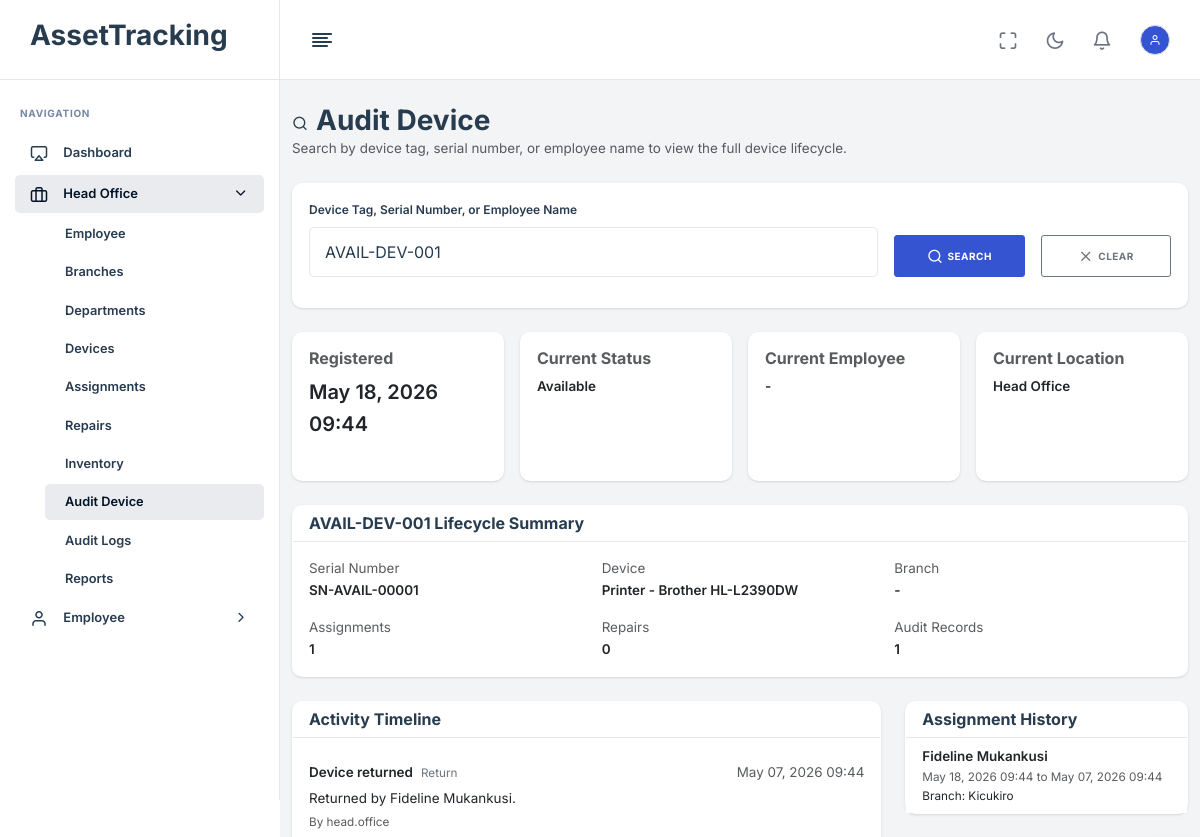
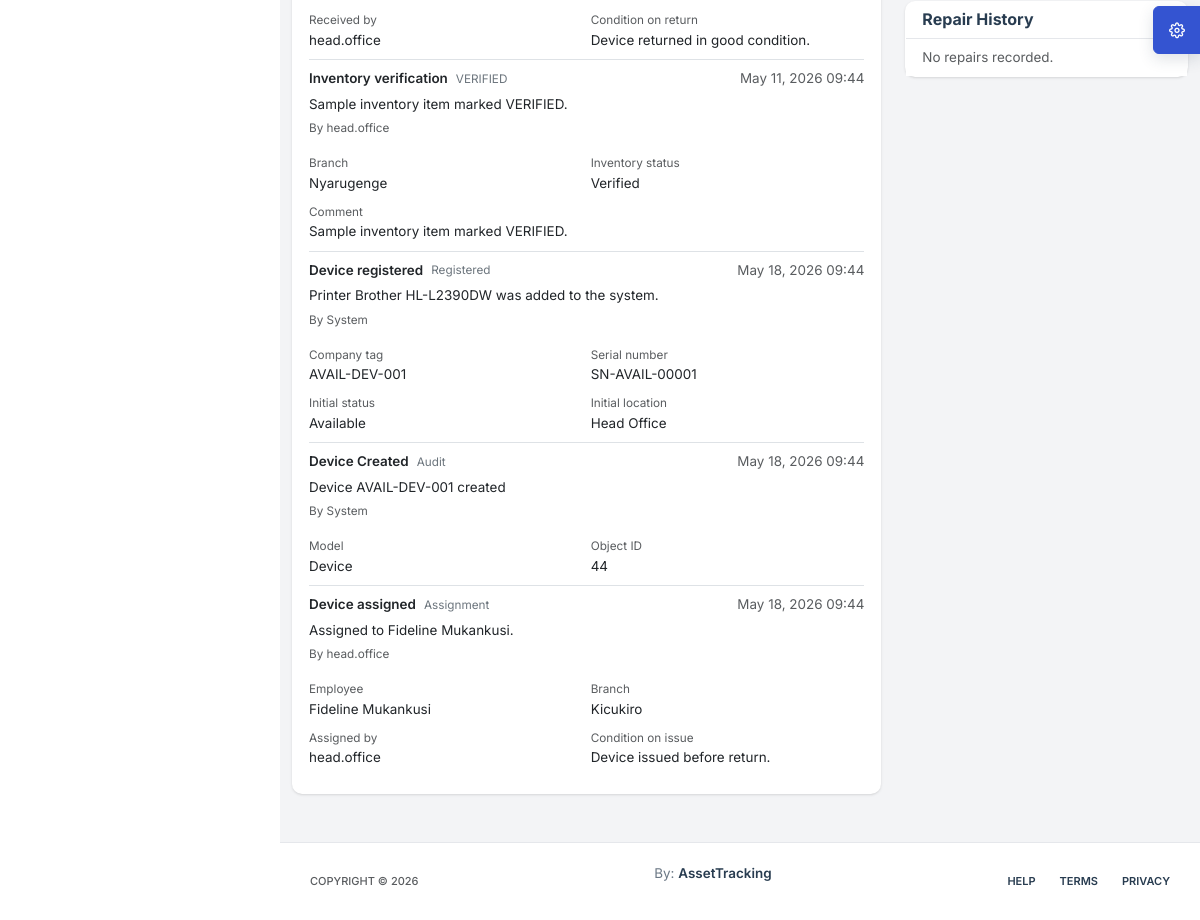
Page /head-office/audit-device/?q=AVAIL-DEV-001&device=44 (signed in) on the earlier database version (2 pictures, top to bottom).
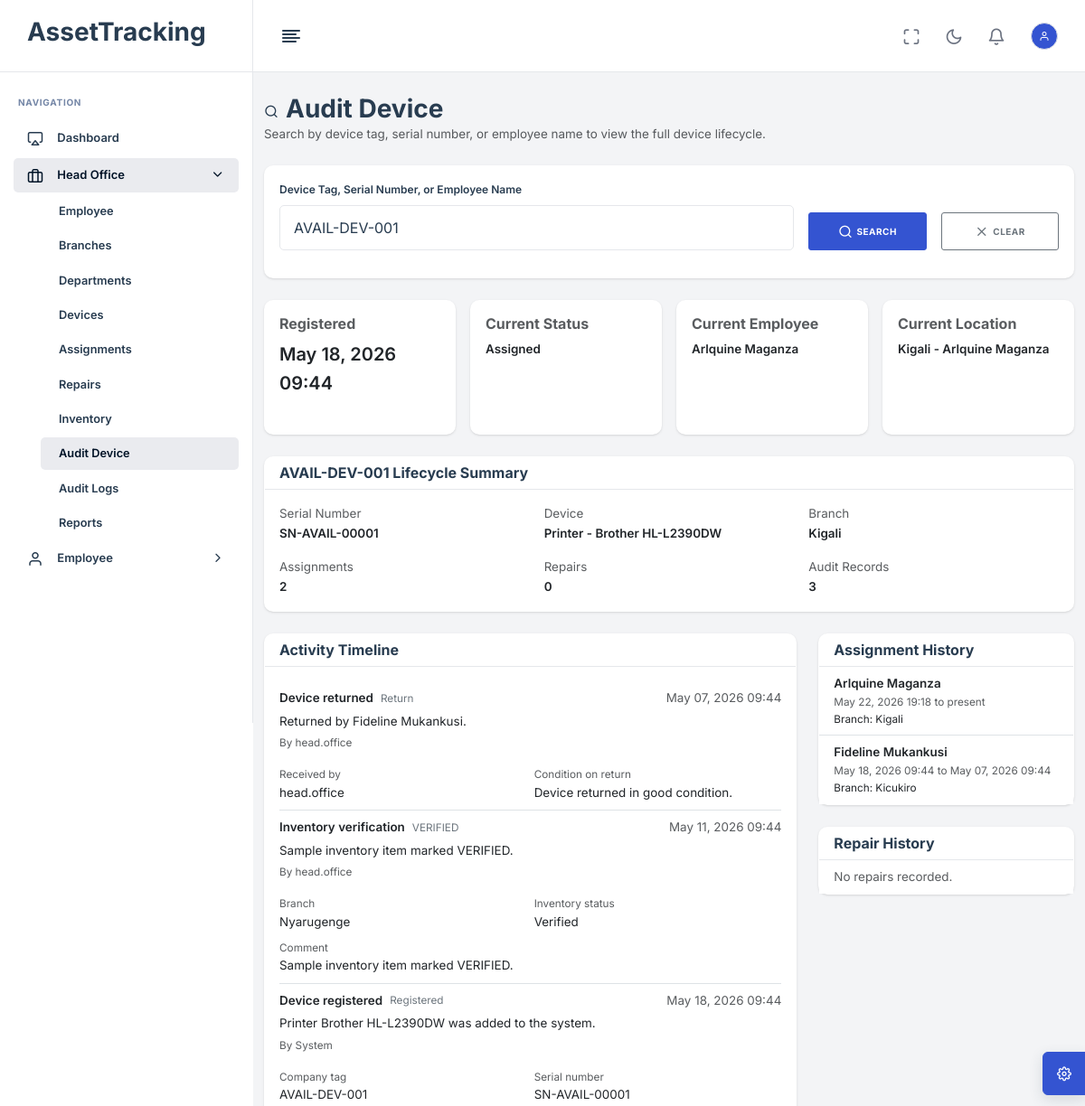
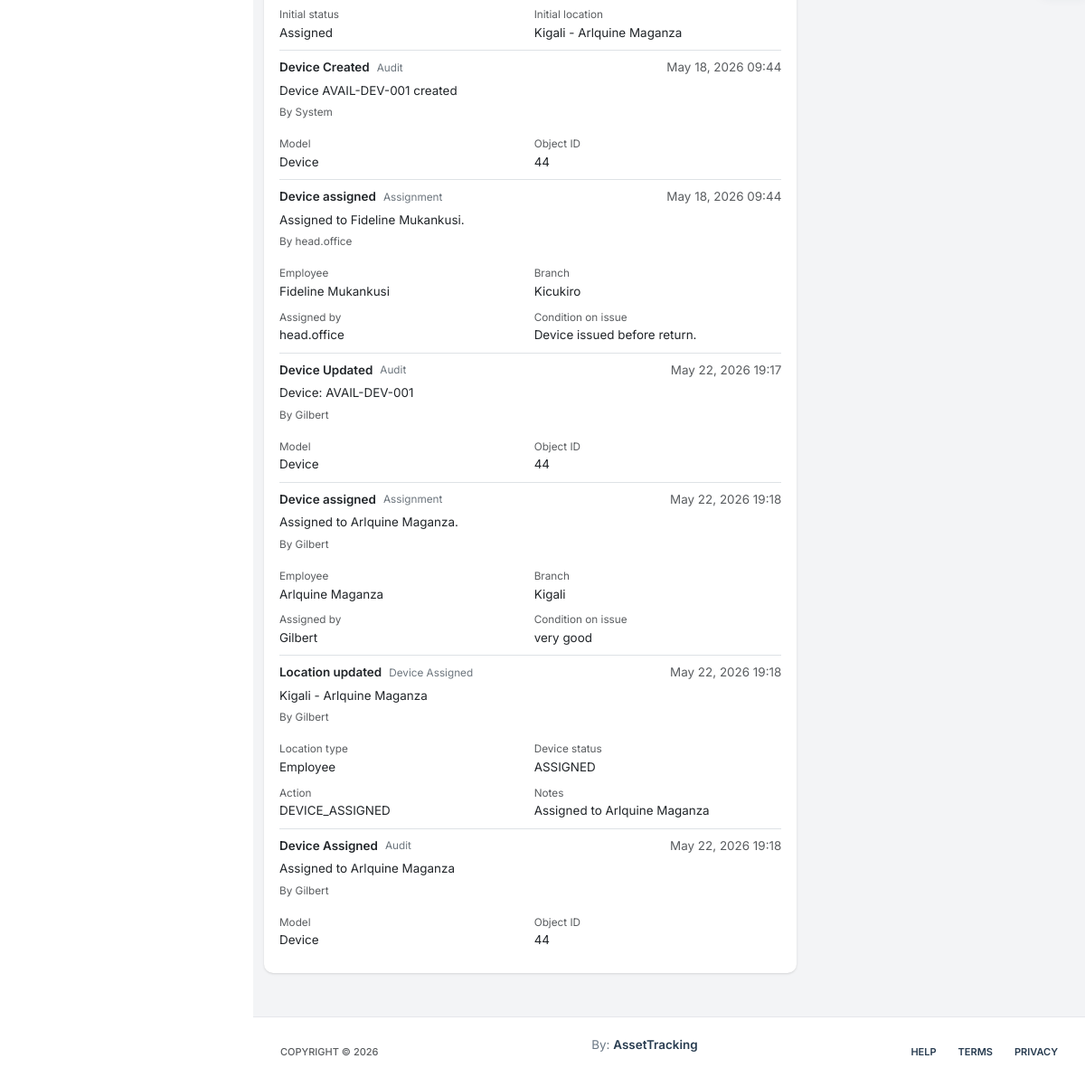
Same page on the later database version (2 pictures, top to bottom).
### App/models.py (models this page shows, shortened)
class SoftDeleteModel(models.Model):
    is_deleted = models.BooleanField(default=False)
    deleted_at = models.DateTimeField(null=True, blank=True)
    deleted_by = models.ForeignKey(
        settings.AUTH_USER_MODEL,
        null=True,
        blank=True,
        on_delete=models.SET_NULL,
        related_name="%(class)s_deleted_records",
    )
    deletion_reason = models.TextField(blank=True)
    class Meta:
        abstract = True

class Device(SoftDeleteModel):
    STATUS_CHOICES = [
        ('AVAILABLE', 'Available'),
        ('ASSIGNED', 'Assigned'),
        ('PENDING_RETURN', 'Pending Return'),
        ('IN_REPAIR', 'In Repair'),
        ('COMPLETED', 'Completed'),
        ('REPAIRED', 'Repaired'),
        ('MISSING', 'Missing'),
        ('RETIRED', 'Retired'),
        ('DECOMMISSIONED', 'Decommissioned'),
    ]
    LOCATION_CHOICES = [
        ('HEAD_OFFICE', 'Head Office'),
        ('BRANCH', 'Branch'),
        ('EMPLOYEE', 'Employee'),
        ('TECHNICIAN', 'Head Office / Technician'),
    ]
    device_type = models.CharField(max_length=50)
    brand = models.CharField(max_length=100)
    model = models.CharField(max_length=100)
    serial_number = models.CharField(max_length=100, unique=True)
    company_tag = models.CharField(max_length=100, unique=True)  # QR / Barcode
    purchase_date = models.DateField(null=True, blank=True)
    warranty_expiry = models.DateField(null=True, blank=True)
    status = models.CharField(max_length=20, choices=STATUS_CHOICES, default='AVAILABLE')
    assigned_employee = models.ForeignKey('Employee', null=True, blank=True, on_delete=models.SET_NULL)
    assigned_branch = models.ForeignKey('Branch', null=True, blank=True, on_delete=models.SET_NULL)
    location_type = models.CharField(max_length=20, choices=LOCATION_CHOICES, default='HEAD_OFFICE')
    current_location = models.CharField(max_length=255, default="Head Office")
    condition_notes = models.TextField(blank=True)
    registered_at = models.DateTimeField(auto_now_add=True)
    decommissioned_at = models.DateTimeField(null=True, blank=True)
    decommissioned_by = models.ForeignKey(
        settings.AUTH_USER_MODEL,
        null=True,
        blank=True,
        on_delete=models.SET_NULL,
        related_name="decommissioned_devices",
    )
    decommission_reason = models.CharField(max_length=255, blank=True)
    decommission_notes = models.TextField(blank=True)
    previous_status_before_decommission = models.CharField(max_length=20, blank=True)
    last_location_before_decommission = models.CharField(max_length=255, blank=True)
    @property
    def is_decommission_location_hidden(self):
        return self.status == 'DECOMMISSIONED' and self.decommissioned_at and self.decommissioned_days_ago >= 15
    @property
    def effective_current_location(self):
        if self.is_decommission_location_hidden:
            return None
        return self.current_location

class User(AbstractBaseUser, PermissionsMixin):
    ROLE_CHOICES = [
        ('HEAD_OFFICE', 'Head Office'),
        ('BRANCH_MANAGER', 'Branch Manager'),
        ('TECHNICIAN', 'Technician'),
        ('EMPLOYEE', 'Employee'),
    ]
    username = models.CharField(max_length=150, unique=True)
    email = models.EmailField(unique=True)
    role = models.CharField(max_length=20, choices=ROLE_CHOICES, default='EMPLOYEE')
    is_active = models.BooleanField(default=True)
    is_staff = models.BooleanField(default=False)
    must_change_password = models.BooleanField(default=False)
    date_joined = models.DateTimeField(auto_now_add=True)
    objects = UserManager()
    USERNAME_FIELD = 'username'
    REQUIRED_FIELDS = ['email']

class DeviceAssignment(models.Model):
    device = models.ForeignKey(Device, on_delete=models.CASCADE, related_name='assignments')
    employee = models.ForeignKey(Employee, on_delete=models.SET_NULL, null=True)
    branch = models.ForeignKey(Branch, on_delete=models.SET_NULL, null=True)
    assigned_by = models.ForeignKey(User, on_delete=models.SET_NULL, null=True, related_name='assigned_devices')
    received_by = models.ForeignKey(User, on_delete=models.SET_NULL, null=True, blank=True)
    assigned_date = models.DateTimeField(auto_now_add=True)
    returned_date = models.DateTimeField(null=True, blank=True)
    condition_on_issue = models.TextField(blank=True)
    condition_on_return = models.TextField(blank=True)
    class Meta:
        constraints = [
            models.UniqueConstraint(
                fields=['device'],
                condition=models.Q(returned_date__isnull=True),
                name='unique_active_assignment'
            )
        ]

class InventoryItem(models.Model):
    STATUS_CHOICES = [
        ('PENDING', 'Pending'),
        ('VERIFIED', 'Verified'),
        ('MISSING', 'Missing'),
        ('EXTRA', 'Extra'),
        ('IN_REPAIR', 'In Repair'),
        ('RETURNED_HEAD_OFFICE', 'Returned to Head Office'),
    ]
    session = models.ForeignKey(InventorySession, on_delete=models.CASCADE, related_name='items')
    device = models.ForeignKey(Device, on_delete=models.CASCADE)
    status = models.CharField(max_length=30, choices=STATUS_CHOICES, default='PENDING')
    comment = models.TextField(blank=True)
    class Meta:
        unique_together = ['session', 'device']

class InventorySession(models.Model):
    is_deleted = models.BooleanField(default=False)
    deleted_at = models.DateTimeField(null=True, blank=True)
    deleted_by = models.ForeignKey(
        settings.AUTH_USER_MODEL,
        null=True,
        blank=True,
        on_delete=models.SET_NULL,
        related_name="inventorysession_deleted_records",
    )
    deletion_reason = models.TextField(blank=True)
    branch = models.ForeignKey(Branch, on_delete=models.CASCADE)
    start_date = models.DateTimeField()
    end_date = models.DateTimeField(null=True, blank=True)
    created_by = models.ForeignKey(User, null=True, on_delete=models.SET_NULL)
    approved_by_branch = models.BooleanField(default=False)
    approved_by_head_office = models.BooleanField(default=False)

class Branch(SoftDeleteModel):
    name = models.CharField(max_length=255)
    location = models.CharField(max_length=255)
    manager = models.ForeignKey(
        'Employee',
        on_delete=models.SET_NULL,
        null=True,
        blank=True,
        related_name='managed_branches'
    )

class AuditLog(models.Model):
    user = models.ForeignKey(User, null=True, on_delete=models.SET_NULL)
    action = models.CharField(max_length=255)
    model_name = models.CharField(max_length=100)
    object_id = models.IntegerField(null=True, blank=True)
    timestamp = models.DateTimeField(auto_now_add=True)
    details = models.TextField(blank=True)

class Employee(SoftDeleteModel):
    STATUS_CHOICES = [
        ('ACTIVE', 'Active'),
        ('INACTIVE', 'Inactive'),
        ('EXITED', 'Exited'),
    ]
    user = models.OneToOneField(settings.AUTH_USER_MODEL, on_delete=models.CASCADE, null=True, blank=True)
    employee_id = models.CharField(max_length=100, unique=True, null=True, blank=True)
    full_name = models.CharField(max_length=255)
    position = models.CharField(max_length=255)
    branch = models.ForeignKey(Branch, on_delete=models.SET_NULL, null=True, related_name='employees')
    department = models.ForeignKey(Department, on_delete=models.SET_NULL, null=True, blank=True)
    status = models.CharField(max_length=10, choices=STATUS_CHOICES, default='ACTIVE')
    hire_date = models.DateField(null=True, blank=True)
    exit_date = models.DateField(null=True, blank=True)

class DeviceLocationHistory(models.Model):
    device = models.ForeignKey(Device, on_delete=models.CASCADE, related_name="location_history")
    location_type = models.CharField(max_length=20, choices=Device.LOCATION_CHOICES)
    location = models.CharField(max_length=255)
    action = models.CharField(max_length=100)
    status = models.CharField(max_length=20, blank=True)
    updated_by = models.ForeignKey(User, null=True, blank=True, on_delete=models.SET_NULL)
    timestamp = models.DateTimeField(auto_now_add=True)
    notes = models.TextField(blank=True)
    class Meta:
        ordering = ["-timestamp"]

### App/views.py (the view)
# urls.py: path("head-office/audit-device/", head_office_audit_device, name="head_office_audit_device"),
@login_required
@role_required("HEAD_OFFICE")
def head_office_audit_device(request):
    return render(request, "HeadOffice/AuditDevice.html", _device_audit_context(request))

### templates/HeadOffice/AuditDevice.html (shortened to what the changed rows need)
{% extends 'base.html' %}
{% load static %}
{% block content %}
<div class="container-fluid py-4">
    <div class="row mb-4">
        <div class="col-12">
            <h1 class="h3 mb-0"><i class="feather-search me-2"></i>Audit Device</h1>
        </div>
    </div>
    {% if selected_device %}
    <div class="row g-3 mb-4">
        <div class="col-lg-3 col-md-6"><div class="card h-100"><div class="card-body"><h6 class="text-muted">Registered</h6><div class="fs-5 fw-semibold">{{ selected_device.registered_at|date:"M d, Y H:i" }}</div></div></div></div>
        <div class="col-lg-3 col-md-6"><div class="card h-100"><div class="card-body"><h6 class="text-muted">Current Status</h6><div class="fw-semibold">{{ selected_device.get_status_display }}</div></div></div></div>
        <div class="col-lg-3 col-md-6"><div class="card h-100"><div class="card-body"><h6 class="text-muted">Current Employee</h6><div class="fw-semibold">{{ selected_device.assigned_employee.full_name|default:"-" }}</div></div></div></div>
        <div class="col-lg-3 col-md-6"><div class="card h-100"><div class="card-body"><h6 class="text-muted">Current Location</h6><div class="fw-semibold">{{ selected_device.effective_current_location|default:"Unknown" }}</div></div></div></div>
    </div>
    <div class="card mb-4">
        <div class="card-header"><h5 class="card-title mb-0">{{ selected_device.company_tag }} Lifecycle Summary</h5></div>
        <div class="card-body">
            <div class="row g-3">
                <div class="col-md-4"><span class="text-muted d-block">Serial Number</span><strong>{{ selected_device.serial_number }}</strong></div>
                <div class="col-md-4"><span class="text-muted d-block">Device</span><strong>{{ selected_device.device_type }} - {{ selected_device.brand }} {{ selected_device.model }}</strong></div>
                <div class="col-md-4"><span class="text-muted d-block">Branch</span><strong>{{ selected_device.assigned_branch.name|default:"-" }}</strong></div>
                <div class="col-md-4"><span class="text-muted d-block">Assignments</span><strong>{{ assignments|length }}</strong></div>
                <div class="col-md-4"><span class="text-muted d-block">Repairs</span><strong>{{ repairs|length }}</strong></div>
                <div class="col-md-4"><span class="text-muted d-block">Audit Records</span><strong>{{ audit_logs|length }}</strong></div>
            </div>
        </div>
    </div>
    <div class="row g-4">
        <div class="col-xl-8">
            <div class="card">
                <div class="card-header"><h5 class="card-title mb-0">Activity Timeline</h5></div>
                <div class="card-body">
                    <div class="list-group list-group-flush">
                        {% for event in timeline %}
                        <div class="list-group-item px-0">
                            <div class="d-flex flex-column flex-md-row justify-content-between gap-2">
                                <div>
                                    <div class="d-flex align-items-center gap-2 mb-1">
                                        <strong>{{ event.title }}</strong>
                                        <span class="small text-secondary">{{ event.badge }}</span>
                                    </div>
                                    <div>{{ event.description }}</div>
                                    <div class="small text-muted mt-1">By {{ event.user }}</div>
                                </div>
                                <div class="text-muted text-md-end">{{ event.timestamp|date:"M d, Y H:i" }}</div>
                            </div>
                            <div class="row g-2 mt-2">
                                {% for label, value in event.details %}
                                <div class="col-md-6">
                                    <span class="small text-muted d-block">{{ label }}</span>
                                    <span>{{ value }}</span>
                                </div>
                                {% endfor %}
                            </div>
                        </div>
                        {% empty %}
                        <div class="text-muted">No lifecycle activity has been recorded for this device.</div>
                        {% endfor %}
                    </div>
                </div>
            </div>
        </div>
        <div class="col-xl-4">
            <div class="card mb-4">
                <div class="card-header"><h5 class="card-title mb-0">Assignment History</h5></div>
                <div class="card-body p-0">
                    <div class="list-group list-group-flush">
                        {% for assignment in assignments %}
                        <div class="list-group-item">
                            <strong>{{ assignment.employee.full_name|default:"-" }}</strong>
                            <div class="small text-muted">{{ assignment.assigned_date|date:"M d, Y H:i" }}{% if assignment.returned_date %} to {{ assignment.returned_date|date:"M d, Y H:i" }}{% else %} to present{% endif %}</div>
                            <div class="small">Branch: {{ assignment.branch.name|default:"-" }}</div>
                        </div>
                        {% empty %}
                        <div class="list-group-item text-muted">No assignments recorded.</div>
                        {% endfor %}
                    </div>
                </div>
            </div>
            <div class="card">
                <div class="card-header"><h5 class="card-title mb-0">Repair History</h5></div>
                <div class="card-body p-0">
                    <div class="list-group list-group-flush">
                        {% for repair in repairs %}
                        <div class="list-group-item">
                            <div class="d-flex justify-content-between gap-2"><strong>{{ repair.status }}</strong><span class="text-muted">{{ repair.request_date|date:"M d, Y" }}</span></div>
                            <div>{{ repair.issue_description }}</div>
                            <div class="small text-muted">Technician: {{ repair.repairlog.technician.username|default:"-" }}</div>
                        </div>
                        {% empty %}
                        <div class="list-group-item text-muted">No repairs recorded.</div>
                        {% endfor %}
                    </div>
                </div>
            </div>
        </div>
    </div>
    {% endif %}
</div>
{% endblock %}

Differences in the rows shown:
changed Device "AVAIL-DEV-001": status "Available" → "Assigned"; assigned_employee.full_name "-" → "Arlquine Maganza"; effective_current_location "Head Office" → "Kigali - Arlquine Maganza"; assigned_branch.name "-" → "Kigali"
added AuditLog: description "Device: AVAIL-DEV-001", timestamp "May 22, 2026 19:17", details "Device"
now on this page (row edited): User: user "Gilbert" "Gilbert" "Gilbert" "Gilbert", details "Gilbert"
added DeviceAssignment: timestamp "May 22, 2026 19:18", details "very good", employee.full_name "Arlquine Maganza", assigned_date "May 22, 2026 19:18", shows "to present", branch.name "Kigali"
now on this page (row unchanged): Employee: details "Arlquine Maganza"
now on this page (row unchanged): Branch: details "Kigali"
added DeviceLocationHistory: description "Kigali - Arlquine Maganza", timestamp "May 22, 2026 19:18", details "ASSIGNED" "DEVICE_ASSIGNED" "Assigned to Arlquine Maganza"
added AuditLog: description "Assigned to Arlquine Maganza", timestamp "May 22, 2026 19:18", details "Device"
Other differences:
{{ assignments|length }}: "1" → "2"
{{ audit_logs|length }}: "1" → "3"
list line gone: "Initial status Available Initial location"
new list line: "Initial status Assigned Initial location"
list line gone: "Head Office"
new list line: "Kigali - Arlquine Maganza"
new list line: "Device Updated Audit By Model Object ID 44"
new list line: "Device assigned Assignment Assigned to Arlquine Maganza. By Employee Branch Assigned by Condition on issue"
new list line: "Location updated Device Assigned By Location type Employee Device status Action Notes"
new list line: "Device Assigned Audit By Model Object ID 44"
